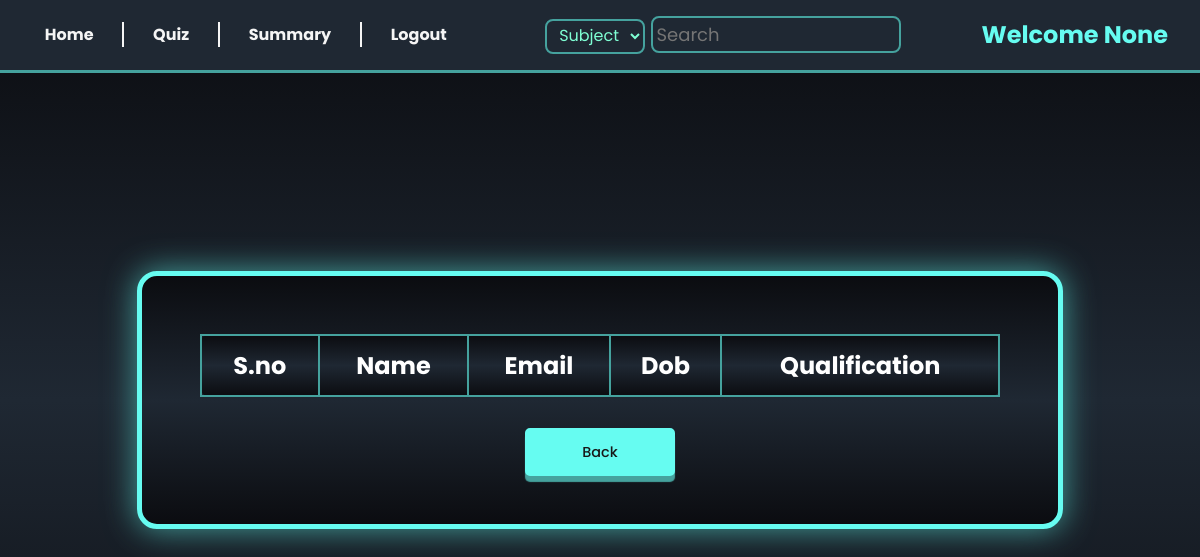
The app's page /user_details, older data.
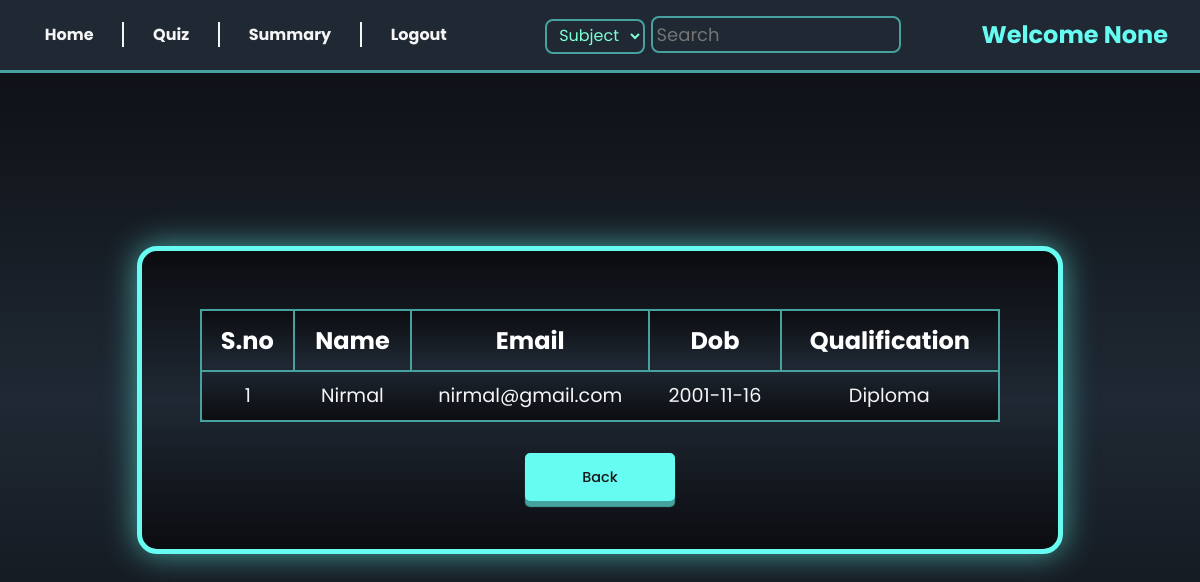
The same page, newer data.
### models/models.py (models this page shows, shortened)
class User(db.Model):
  id = db.Column(db.Integer, primary_key=True, nullable=False)
  email = db.Column(db.String(50), unique=True, nullable=False)
  hashed_password = db.Column(db.String(), nullable=False)
  fullname = db.Column(db.String(50), nullable=False)
  dob = db.Column(db.Date(), nullable = False)
  qualification = db.Column(db.String(50), nullable=False)
  is_admin = db.Column(db.Boolean, default=False)
  scores = db.relationship('Scores', backref='user', cascade="all, delete-orphan")

### controllers/routes.py (the view)
@app.route("/user_details")
def user_details():
    users = User.query.filter_by(is_admin = False).all()
    return render_template('user_list.html', users = users, name = session.get('name', None))

### templates/user_list.html (shortened to what this page needs)
{% extends 'base.html' %}
{% block content %}
<div class="admin-container">
    {% include 'admin_nav.html'   %}
    <div class="user-container">
        <table>
            <tr>
                <th>S.no</th>
                <th>Name</th>
                <th>Email</th>
                <th>Dob</th>
                <th>Qualification</th>
            </tr>
            {% for user in users %}
                <tr>
                    <td>{{loop.index }}</td>
                    <td>{{user.fullname }}</td>
                    <td>{{user.email }}</td>
                    <td>{{user.dob }}</td>
                    <td>{{user.qualification }}</td>
                </tr>
            {% endfor %}
        </table>
    <a href="{{ url_for('admin_dashboard' ) }}" class="button">Back</a>
    </div>
</div>
{% endblock %}

### templates/base.html (shortened to what this page needs)
<!DOCTYPE html>
<html lang="en">
<head>
    <link rel="stylesheet" href="{{ url_for('static', filename='styles.css') }}">
</head>
<body>
    {% block content %}
    {% endblock %}
</body>
</html>

### templates/admin_nav.html (shortened to what this page needs)
<nav>
    <div class="navigation">
        <ul>
            <li><a  href="{{ url_for('admin_dashboard' ) }}">Home</a></li>
            <li><a  href="{{ url_for('quiz_dashboard' ) }}">Quiz</a></li>
            <li><a  href="{{ url_for('admin_summary' ) }}">Summary</a></li>
            <li><a  href="{{ url_for('logout' ) }}">Logout</a></li>
        </ul>
    </div>
    <div class="search-greeting">
        <form method="get" action="/searched">
            <select name="category" style="width: 100px;margin-right:3px ;font-size: 1em;
            border: 2px solid var(--box-shadow); height: 35px; border-radius: 8px;">
            <option value="Subject">Subject</option>
            <option value="Quiz">Quiz</option></select>
            <input type="text" name="query" placeholder="Search" style="padding: 3px; font-size: large;">
        </form>
        <h2>Welcome {{name}}</h2>
    </div>
</nav>

### static/styles.css (style rules this page uses)
* { padding: 0; margin: 0; outline: 0; list-style: none; text-decoration: none; font-family: 'Poppins', 'system-ui'; box-sizing: border-box; }
:root { --accent-color:#66fcf1; --box-shadow :#45a29e; --text-color :whitesmoke; --light-shade :#1f2833; --dark-shade :#181818; --background:linear-gradient(#0b0c10,#1f2833,#0b0c10); }
body { overflow-x: hidden; width: 100vw; height: 100vh; background:var(--background); background-repeat: no-repeat; background-size: cover; background-attachment: fixed; display: flex; justify-content: center; align-items: center; color: var(--text-color); }
.button { border:2px solid var(--accent-color); cursor: pointer; box-shadow: 0 6px 1px var(--box-shadow); transition: all 250ms ease; border-radius: 5px; background-color: var(--accent-color); color: var(--dark-shade); font-size: 0.9em; font-weight: 500; }
a { color: var(--text-color); text-align: center; padding: 0.8em; margin-top: 1.5em; }

Row changes from the older to the newer data that the page shows:
added User: fullname "Nirmal", email "nirmal@gmail.com", dob "2001-11-16", qualification "Diploma"
